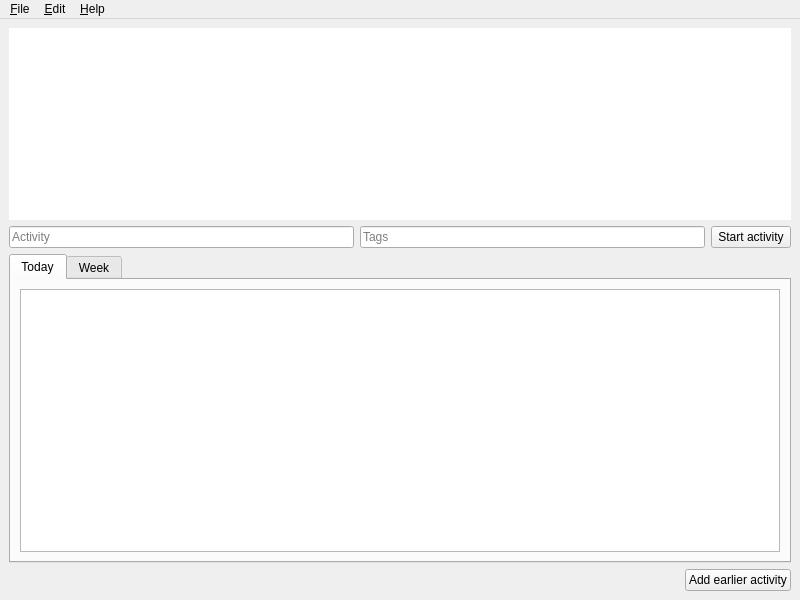
<?xml version="1.0" encoding="UTF-8"?>
<ui version="4.0">
 <class>MainWindow</class>
 <widget class="QMainWindow" name="MainWindow">
  <property name="geometry">
   <rect>
    <x>0</x>
    <y>0</y>
    <width>800</width>
    <height>600</height>
   </rect>
  </property>
  <property name="windowTitle">
   <string>Hourglass</string>
  </property>
  <widget class="QWidget" name="centralwidget">
   <layout class="QVBoxLayout" name="verticalLayout">
    <item>
     <widget class="CurrentActivityTableView" name="tblCurrent">
      <property name="sizePolicy">
       <sizepolicy hsizetype="Expanding" vsizetype="Fixed">
        <horstretch>0</horstretch>
        <verstretch>0</verstretch>
       </sizepolicy>
      </property>
      <property name="frameShape">
       <enum>QFrame::NoFrame</enum>
      </property>
      <property name="frameShadow">
       <enum>QFrame::Plain</enum>
      </property>
      <property name="selectionMode">
       <enum>QAbstractItemView::NoSelection</enum>
      </property>
     </widget>
    </item>
    <item>
     <layout class="QHBoxLayout" name="horizontalLayout">
      <item>
       <widget class="ActivityLineEdit" name="leActivity">
        <property name="placeholderText">
         <string>Activity</string>
        </property>
       </widget>
      </item>
      <item>
       <widget class="TagsLineEdit" name="leTags">
        <property name="placeholderText">
         <string>Tags</string>
        </property>
       </widget>
      </item>
      <item>
       <widget class="QPushButton" name="btnStartActivity">
        <property name="text">
         <string>Start activity</string>
        </property>
        <property name="flat">
         <bool>false</bool>
        </property>
       </widget>
      </item>
     </layout>
    </item>
    <item>
     <widget class="QTabWidget" name="tabWidget">
      <property name="currentIndex">
       <number>0</number>
      </property>
      <widget class="QWidget" name="tabToday">
       <attribute name="title">
        <string>Today</string>
       </attribute>
       <layout class="QVBoxLayout" name="verticalLayout_2">
        <item>
         <widget class="ActivityTableView" name="tblToday"/>
        </item>
       </layout>
      </widget>
      <widget class="QWidget" name="tabWeek">
       <attribute name="title">
        <string>Week</string>
       </attribute>
       <layout class="QVBoxLayout" name="verticalLayout_3">
        <item>
         <widget class="QScrollArea" name="saWeek">
          <widget class="QWidget" name="saContentsWeek">
           <property name="geometry">
            <rect>
             <x>0</x>
             <y>0</y>
             <width>743</width>
             <height>873</height>
            </rect>
           </property>
           <layout class="QVBoxLayout" name="_2">
            <item>
             <widget class="QGroupBox" name="gbSunday">
              <property name="sizePolicy">
               <sizepolicy hsizetype="Expanding" vsizetype="Expanding">
                <horstretch>0</horstretch>
                <verstretch>0</verstretch>
               </sizepolicy>
              </property>
              <property name="title">
               <string>Sunday</string>
              </property>
              <layout class="QVBoxLayout" name="verticalLayout_5">
               <item>
                <widget class="ActivityTableView" name="tblSunday">
                 <property name="sizePolicy">
                  <sizepolicy hsizetype="Expanding" vsizetype="Fixed">
                   <horstretch>0</horstretch>
                   <verstretch>0</verstretch>
                  </sizepolicy>
                 </property>
                 <property name="frameShape">
                  <enum>QFrame::NoFrame</enum>
                 </property>
                </widget>
               </item>
              </layout>
             </widget>
            </item>
            <item>
             <widget class="QGroupBox" name="gbMonday">
              <property name="sizePolicy">
               <sizepolicy hsizetype="Expanding" vsizetype="Expanding">
                <horstretch>0</horstretch>
                <verstretch>0</verstretch>
               </sizepolicy>
              </property>
              <property name="title">
               <string>Monday</string>
              </property>
              <layout class="QVBoxLayout" name="verticalLayout_6">
               <item>
                <widget class="ActivityTableView" name="tblMonday">
                 <property name="sizePolicy">
                  <sizepolicy hsizetype="Expanding" vsizetype="Fixed">
                   <horstretch>0</horstretch>
                   <verstretch>0</verstretch>
                  </sizepolicy>
                 </property>
                 <property name="frameShape">
                  <enum>QFrame::NoFrame</enum>
                 </property>
                </widget>
               </item>
              </layout>
             </widget>
            </item>
            <item>
             <widget class="QGroupBox" name="gbTuesday">
              <property name="sizePolicy">
               <sizepolicy hsizetype="Expanding" vsizetype="Expanding">
                <horstretch>0</horstretch>
                <verstretch>0</verstretch>
               </sizepolicy>
              </property>
              <property name="title">
               <string>Tuesday</string>
              </property>
              <layout class="QVBoxLayout" name="verticalLayout_7">
               <item>
                <widget class="ActivityTableView" name="tblTuesday">
                 <property name="sizePolicy">
                  <sizepolicy hsizetype="Expanding" vsizetype="Fixed">
                   <horstretch>0</horstretch>
                   <verstretch>0</verstretch>
                  </sizepolicy>
                 </property>
                 <property name="frameShape">
                  <enum>QFrame::NoFrame</enum>
                 </property>
                </widget>
               </item>
              </layout>
             </widget>
            </item>
            <item>
             <widget class="QGroupBox" name="gbWednesday">
              <property name="sizePolicy">
               <sizepolicy hsizetype="Expanding" vsizetype="Expanding">
                <horstretch>0</horstretch>
                <verstretch>0</verstretch>
               </sizepolicy>
              </property>
              <property name="title">
               <string>Wednesday</string>
              </property>
              <layout class="QVBoxLayout" name="verticalLayout_8">
               <item>
                <widget class="ActivityTableView" name="tblWednesday">
                 <property name="sizePolicy">
                  <sizepolicy hsizetype="Expanding" vsizetype="Fixed">
                   <horstretch>0</horstretch>
                   <verstretch>0</verstretch>
                  </sizepolicy>
                 </property>
                 <property name="frameShape">
                  <enum>QFrame::NoFrame</enum>
                 </property>
                </widget>
               </item>
              </layout>
             </widget>
            </item>
            <item>
             <widget class="QGroupBox" name="gbThursday">
              <property name="sizePolicy">
               <sizepolicy hsizetype="Expanding" vsizetype="Expanding">
                <horstretch>0</horstretch>
                <verstretch>0</verstretch>
               </sizepolicy>
              </property>
              <property name="title">
               <string>Thursday</string>
              </property>
              <layout class="QVBoxLayout" name="verticalLayout_9">
               <item>
                <widget class="ActivityTableView" name="tblThursday">
                 <property name="sizePolicy">
                  <sizepolicy hsizetype="Expanding" vsizetype="Fixed">
                   <horstretch>0</horstretch>
                   <verstretch>0</verstretch>
                  </sizepolicy>
                 </property>
                 <property name="frameShape">
                  <enum>QFrame::NoFrame</enum>
                 </property>
                </widget>
               </item>
              </layout>
             </widget>
            </item>
            <item>
             <widget class="QGroupBox" name="gbFriday">
              <property name="sizePolicy">
               <sizepolicy hsizetype="Expanding" vsizetype="Expanding">
                <horstretch>0</horstretch>
                <verstretch>0</verstretch>
               </sizepolicy>
              </property>
              <property name="title">
               <string>Friday</string>
              </property>
              <layout class="QVBoxLayout" name="verticalLayout_10">
               <item>
                <widget class="ActivityTableView" name="tblFriday">
                 <property name="sizePolicy">
                  <sizepolicy hsizetype="Expanding" vsizetype="Fixed">
                   <horstretch>0</horstretch>
                   <verstretch>0</verstretch>
                  </sizepolicy>
                 </property>
                 <property name="frameShape">
                  <enum>QFrame::NoFrame</enum>
                 </property>
                </widget>
               </item>
              </layout>
             </widget>
            </item>
            <item>
             <widget class="QGroupBox" name="gbSaturday">
              <property name="sizePolicy">
               <sizepolicy hsizetype="Expanding" vsizetype="Expanding">
                <horstretch>0</horstretch>
                <verstretch>0</verstretch>
               </sizepolicy>
              </property>
              <property name="title">
               <string>Saturday</string>
              </property>
              <layout class="QVBoxLayout" name="verticalLayout_11">
               <item>
                <widget class="ActivityTableView" name="tblSaturday">
                 <property name="sizePolicy">
                  <sizepolicy hsizetype="Expanding" vsizetype="Fixed">
                   <horstretch>0</horstretch>
                   <verstretch>0</verstretch>
                  </sizepolicy>
                 </property>
                 <property name="frameShape">
                  <enum>QFrame::NoFrame</enum>
                 </property>
                </widget>
               </item>
              </layout>
             </widget>
            </item>
           </layout>
          </widget>
         </widget>
        </item>
       </layout>
      </widget>
     </widget>
    </item>
    <item>
     <layout class="QHBoxLayout" name="horizontalLayout_2">
      <item>
       <spacer name="horizontalSpacer">
        <property name="orientation">
         <enum>Qt::Horizontal</enum>
        </property>
        <property name="sizeHint" stdset="0">
         <size>
          <width>40</width>
          <height>20</height>
         </size>
        </property>
       </spacer>
      </item>
      <item>
       <widget class="QPushButton" name="btnAddEarlierActivity">
        <property name="text">
         <string>Add earlier activity</string>
        </property>
       </widget>
      </item>
     </layout>
    </item>
   </layout>
  </widget>
  <widget class="QMenuBar" name="menubar">
   <property name="geometry">
    <rect>
     <x>0</x>
     <y>0</y>
     <width>800</width>
     <height>27</height>
    </rect>
   </property>
   <widget class="QMenu" name="menu_File">
    <property name="title">
     <string>&amp;File</string>
    </property>
    <addaction name="action_Quit"/>
   </widget>
   <widget class="QMenu" name="menu_Help">
    <property name="title">
     <string>&amp;Help</string>
    </property>
    <addaction name="action_About"/>
    <addaction name="actionAbout_Qt"/>
   </widget>
   <widget class="QMenu" name="menu_Edit">
    <property name="title">
     <string>&amp;Edit</string>
    </property>
    <addaction name="action_Preferences"/>
   </widget>
   <addaction name="menu_File"/>
   <addaction name="menu_Edit"/>
   <addaction name="menu_Help"/>
  </widget>
  <action name="action_Quit">
   <property name="text">
    <string>&amp;Quit</string>
   </property>
  </action>
  <action name="action_About">
   <property name="text">
    <string>&amp;About</string>
   </property>
  </action>
  <action name="actionAbout_Qt">
   <property name="text">
    <string>About &amp;Qt</string>
   </property>
  </action>
  <action name="action_Preferences">
   <property name="text">
    <string>&amp;Preferences</string>
   </property>
  </action>
 </widget>
 <customwidgets>
  <customwidget>
   <class>ActivityTableView</class>
   <extends>QTableView</extends>
   <header>activitytableview.h</header>
  </customwidget>
  <customwidget>
   <class>ActivityLineEdit</class>
   <extends>QLineEdit</extends>
   <header>activitylineedit.h</header>
  </customwidget>
  <customwidget>
   <class>CurrentActivityTableView</class>
   <extends>QTableView</extends>
   <header>currentactivitytableview.h</header>
  </customwidget>
  <customwidget>
   <class>TagsLineEdit</class>
   <extends>QLineEdit</extends>
   <header>tagslineedit.h</header>
  </customwidget>
 </customwidgets>
 <tabstops>
  <tabstop>leActivity</tabstop>
  <tabstop>leTags</tabstop>
  <tabstop>btnStartActivity</tabstop>
  <tabstop>tabWidget</tabstop>
  <tabstop>tblToday</tabstop>
  <tabstop>btnAddEarlierActivity</tabstop>
  <tabstop>tblCurrent</tabstop>
  <tabstop>tblMonday</tabstop>
  <tabstop>tblTuesday</tabstop>
  <tabstop>tblWednesday</tabstop>
  <tabstop>tblThursday</tabstop>
  <tabstop>tblFriday</tabstop>
  <tabstop>tblSaturday</tabstop>
  <tabstop>saWeek</tabstop>
  <tabstop>tblSunday</tabstop>
 </tabstops>
 <resources/>
 <connections>
  <connection>
   <sender>action_Quit</sender>
   <signal>triggered()</signal>
   <receiver>MainWindow</receiver>
   <slot>close()</slot>
   <hints>
    <hint type="sourcelabel">
     <x>-1</x>
     <y>-1</y>
    </hint>
    <hint type="destinationlabel">
     <x>399</x>
     <y>299</y>
    </hint>
   </hints>
  </connection>
 </connections>
</ui>
